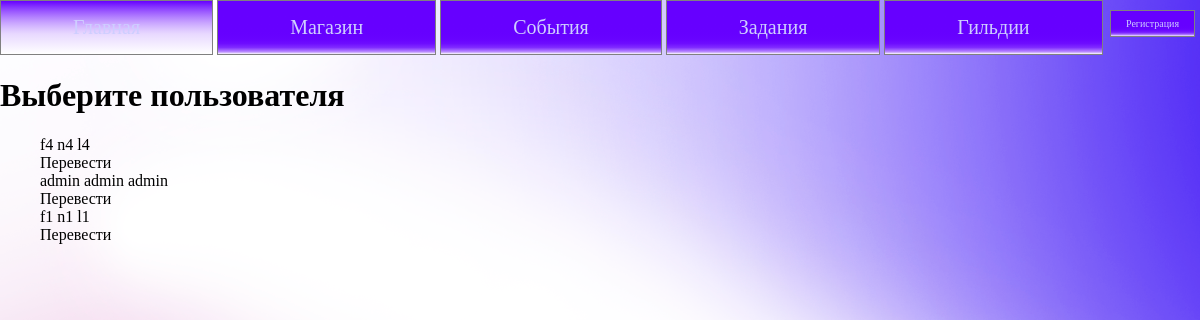
/choose_donation/1, run on the app's committed database.
### vtb/models.py (models this page shows, shortened)
class Users(models.Model):
    user = models.ForeignKey(User, on_delete=models.PROTECT, null=True)
    firstname = models.CharField(max_length=64)
    name = models.CharField(max_length=64)
    lastname = models.CharField(max_length=64)
    role = models.ForeignKey('Roles', on_delete=models.PROTECT, null=True)
    privateKey = models.CharField(max_length=128, null=True)
    publicKey = models.CharField(max_length=128, null=True)
    class Meta:
        verbose_name = 'Пользователи'
        verbose_name_plural = 'Пользователи'

### vtb/views.py (the view)
# urls.py: path('choose_donation/<int:user_id>', donate_to_users, name='choose_donation'),
def donate_to_users(request, user_id):
    users = Users.objects.filter(~Q(id=user_id))
    return render(request, 'vtb/donate_to_users.html', {'menu': menu, 'users': users, 'from_id': user_id})

### vtb/templates/vtb/donate_to_users.html
{% extends 'vtb/base.html' %}
{% block content %}
<h1>Выберите пользователя</h1>
<ul>
    {% for u in users %}
    <li>{{u.firstname}} {{u.name}} {{u.lastname}} <div class="btn"><a href="{% url 'donate' from_id u.id%}">Перевести</a></div> </li>
    {% endfor %}
</ul>
{% endblock %}

### vtb/static/vtb/css/style.css (style rules this page uses)
body { margin: 0px; background-image: url("../images/background.png"); }
a { font-family: "Times New Roman"; text-decoration: none; color: black; }
ul { list-style: none; }

### data on the page
Users: firstname "f4", name "n4", lastname "l4"
Users: firstname "admin", name "admin", lastname "admin"
Users: firstname "f1", name "n1", lastname "l1"

### other printed values
{{ m.title }} "Главная" "Магазин" "События" "Задания" "Гильдии"
